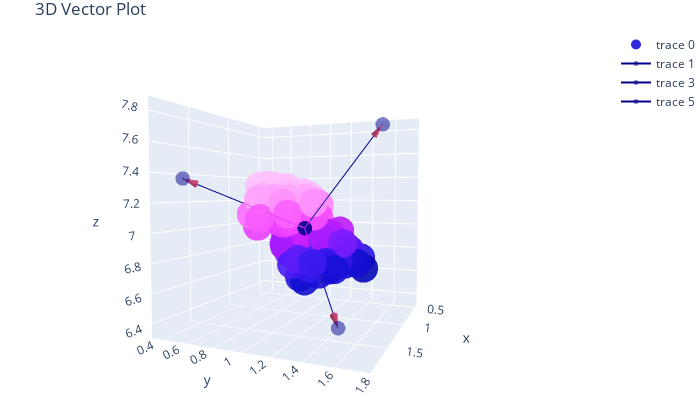

Notebook cell for this chart:
### Code cell
fig3 = go.Figure(data=fig1.data + fig2.data)
fig3.update_layout(margin={'l': 0, 'r': 0, 'b': 0, 't': 30},title = '3D Vector Plot',width=700,height=400,)
fig3
